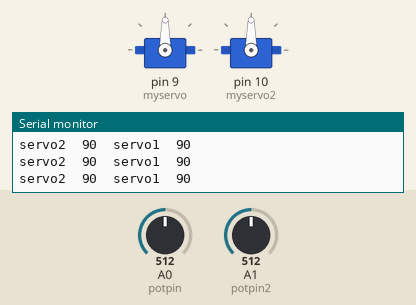
Recording of a sketch running on a simulated Arduino Uno, built with avr-gcc and run on an emulated ATmega328P. Shown: 2 × servo, the last lines printed to the serial monitor. The inputs (shaded band) are chosen by the test bench; at power-on: A0 (potpin) = 512, A1 (potpin2) = 512.

Above: at 1.2 s.
1.3 s: A0 (potpin) set to 565
At 2.5 s:
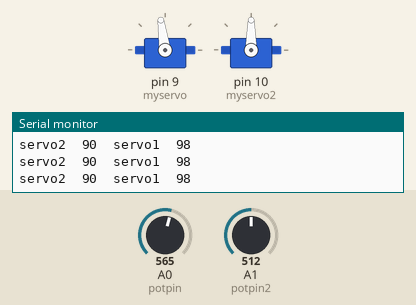
2.8 s: A0 (potpin) set to 583
At 3.2 s:
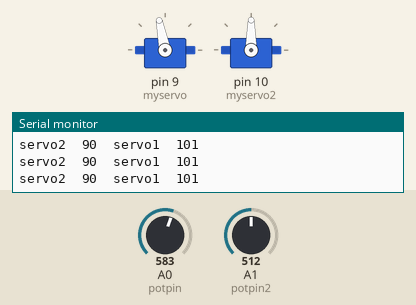
4.3 s: A1 (potpin2) set to 569
At 5.5 s:
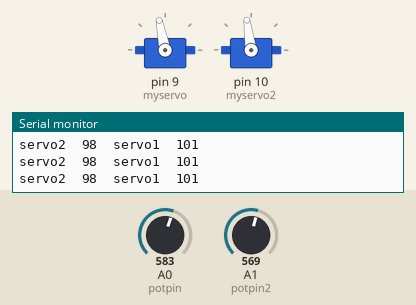
7.3 s: A1 (potpin2) set to 593
At 7.7 s:
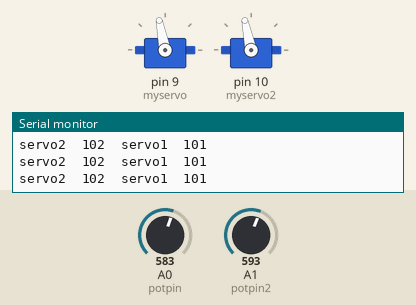
8.8 s: A0 (potpin) set to 511
At 9.5 s:
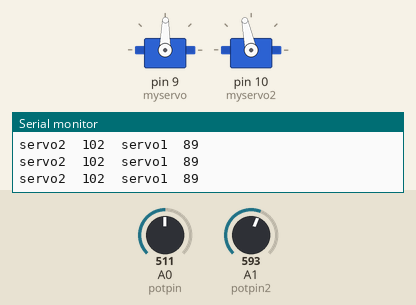
10.3 s: A1 (potpin2) set to 716
At 10.6 s:
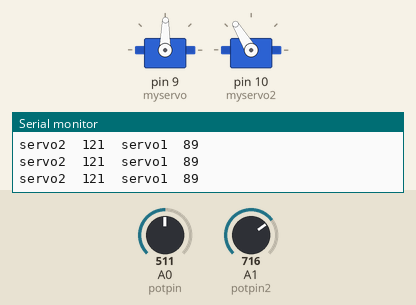
Timing chart, 0 to 12.8 s (numbered marks = the images above; inputs shaded):
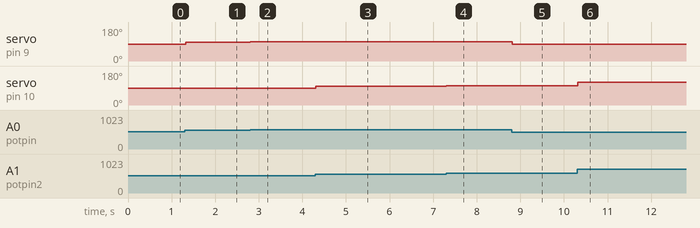

The sketch:

dualServoKnob2.ino
```cpp
/*
Controlling 2 servos with potentiometer.
Shows in serial position of the 2 servos.
*/

#include <Servo.h>

Servo myservo;  // create servo object to control a servo
Servo myservo2;  // create servo object to control a servo

int potpin = 0;  // analog pin used to connect the potentiometer
int potpin2 = 1;  // analog pin used to connect the potentiometer

int val2;
int val;    // variable to read the value from the analog pin

void setup()
{
  myservo.attach(9);  // attaches the servo on pin 9 to the servo object
  myservo2.attach(10);  // attaches the servo on pin 6 to the servo object
   Serial.begin(9600);
}

void loop()
{
  val = analogRead(potpin);            // reads the value of the potentiometer (value between 0 and 1023)
  val = map(val, 0, 1023, 10, 170);     // scale it to use it with the servo (value between 0 and 180)
  myservo.write(val);                  // sets the servo position according to the scaled value

  Serial.print("servo1");
  Serial.print("\t");
  Serial.print(val);
  Serial.println();

  delay(10);                           // waits for the servo to get there

  val2 = analogRead(potpin2);            // reads the value of the potentiometer (value between 0 and 1023)
  val2 = map(val2, 0, 1023, 10, 170);     // scale it to use it with the servo (value between 0 and 180)
  myservo2.write(val2);                  // sets the servo position according to the scaled value

  Serial.print("servo2");
  Serial.print("\t");
  Serial.print(val2);
  Serial.print("\t");

  delay(10);                           // waits for the servo to get there
}
```

Measured:
- after the input at 1.3 s, servo on pin 9 (myservo): 90° → 98° at once
- after the input at 2.8 s, servo on pin 9 (myservo): 98° → 101° at once
- after the input at 4.3 s, servo on pin 10 (myservo2): 90° → 98° at once
- after the input at 7.3 s, servo on pin 10 (myservo2): 98° → 102° at once
- after the input at 8.8 s, servo on pin 9 (myservo): 101° → 89° at once
- after the input at 10.3 s, servo on pin 10 (myservo2): 102° → 121° at once
